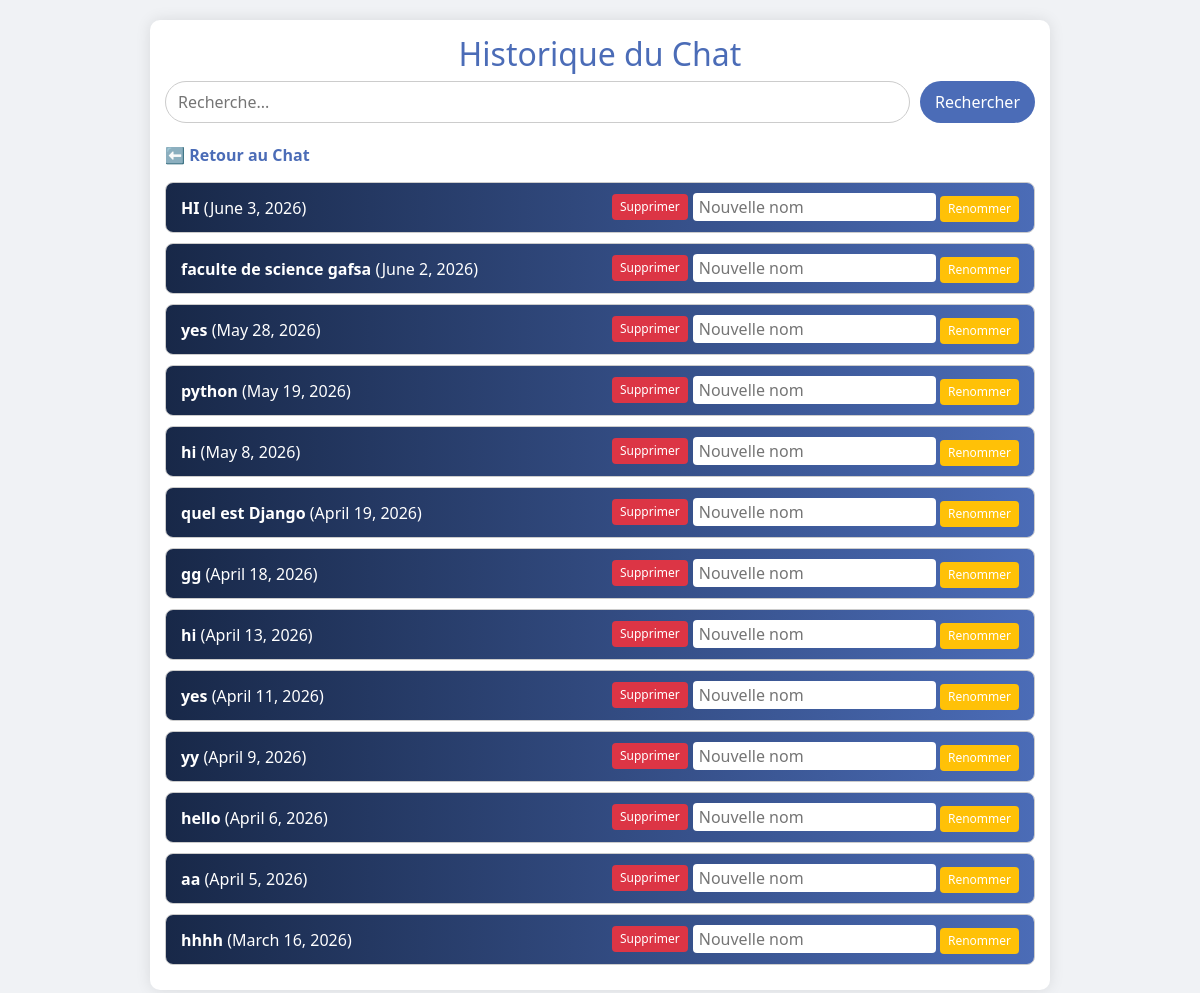
/history/ (signed in), run on the app's committed database.
### chatbot/models.py (models this page shows, shortened)
class Chat(models.Model):
    user = models.ForeignKey(User, on_delete=models.CASCADE)
    message = models.TextField()
    response = models.TextField()
    created_at = models.DateTimeField(auto_now_add=True)
    summary_name = models.CharField(max_length=255, blank=True, null=True)

### chatbot/views.py (the view)
# urls.py: path('history/', views.chat_history, name='chat_history'),
@login_required(login_url='login')
def chat_history(request):
    query = request.GET.get('q', '')
    chats = Chat.objects.filter(user=request.user).order_by('-created_at')
    if query:
        chats = chats.filter(Q(message__icontains=query) | Q(response__icontains=query))
    chats_grouped = {}
    for chat in chats:
        day = chat.created_at.date()
        chats_grouped.setdefault(day, []).append(chat)
    days_list = [
        {'date': day, 'summary': getattr(day_chats[0], 'summary_name', None) or day_chats[0].message, 'chats': day_chats}
        for day, day_chats in chats_grouped.items()
    ]
    return render(request, 'history.html', {'days_list': days_list, 'query': query})

### templates/history.html (shortened to what this page needs)
{% extends 'base.html' %}
{% block content %}
<div class="container">
  <h2>Historique du Chat</h2>
  <form method="get" action="" class="search-form">
      <input type="text" name="q" placeholder="Recherche..." value="{{ query }}">
      <button type="submit"> Rechercher</button>
  </form>
  <a href="{% url 'chatbot_page' %}" class="back-link">⬅️ Retour au Chat</a>
  {% for day in days_list %}
  <div class="day-container">
    <div class="day-header" onclick="toggleChat('day-{{ forloop.counter }}')">
      <span><b>{{ day.summary }}</b> ({{ day.date }})</span>
      <div class="day-actions">
        <form method="post" action="{% url 'delete_day' day_date=day.date|date:'Y-m-d' %}" style="display:inline;">
          <button type="submit" class="delete-btn" onclick="return confirm('Supprimer tous les messages du {{ day.date|date:"d/m/Y" }} ?');">Supprimer</button>
        </form>
        <form method="post" action="{% url 'rename_day' day_date=day.date|date:'Y-m-d' %}" style="display:inline;">
          <input type="text" name="new_name" placeholder="Nouvelle nom" required>
          <button type="submit" class="rename-btn">Renommer</button>
        </form>
      </div>
    </div>
  </div>
  {% endfor %}
</div>
{% endblock %}

### templates/base.html (shortened to what this page needs)
<!DOCTYPE html>
<html lang="en">
  <head>
    <link rel="stylesheet" href="https://stackpath.bootstrapcdn.com/bootstrap/4.3.1/css/bootstrap.min.css">
  </head>
  <body>
    {% block content %}{% endblock %}
  </body>
</html>

### templates/history.html (style rules this page uses)
body { font-family:'Segoe UI', sans-serif; background:#f0f2f5; margin:0; padding:0; }
.container { max-width:900px; margin:20px auto; padding:15px; background:white; border-radius:10px; box-shadow:0 0 15px rgba(0,0,0,0.1); }
h2 { text-align:center; color:#4b6cb7; }
.search-form { display:flex; gap:10px; margin-bottom:20px; }
.search-form input { flex:1; padding:8px 12px; border-radius:25px; border:1px solid #ccc; }
.search-form button { padding:8px 15px; border-radius:25px; border:none; background:#4b6cb7; color:white; cursor:pointer; }
.day-container { border:1px solid #ccc; border-radius:8px; margin-bottom:10px; overflow:hidden; }
.day-header { display:flex; justify-content:space-between; align-items:center; padding:10px 15px; background:linear-gradient(to right,#182848,#4b6cb7); color:white; cursor:pointer; }
.day-header b { font-size:16px; }
.day-actions { display:flex; gap:5px; }
.day-actions input { padding:2px 6px; border-radius:4px; border:none; }
.day-actions button { padding:4px 8px; border-radius:4px; border:none; cursor:pointer; font-size:12px; }
.day-actions .delete-btn { background:#dc3545; color:white; }
.day-actions .rename-btn { background:#ffc107; color:white; }
.back-link { display:inline-block; margin-bottom:15px; color:#4b6cb7; text-decoration:none; font-weight:bold; }

### data on the page
Chat: summary "HI"
Chat: summary "faculte de science gafsa"
Chat: summary "yes"
Chat: summary "python"
Chat: summary "hi"
Chat: summary "quel est Django"
Chat: summary "gg"
Chat: summary "hi"
Chat: summary "yes"
Chat: summary "yy"
Chat: summary "hello"
Chat: summary "aa"
Chat: summary "hhhh"

### other printed values
{{ day.date }} "June 3, 2026" "June 2, 2026" "May 28, 2026" "May 19, 2026" "May 8, 2026" "April 19, 2026" "April 18, 2026" "April 13, 2026" "April 11, 2026" "April 9, 2026" "April 6, 2026" "April 5, 2026" "March 16, 2026"
